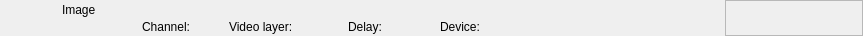
<?xml version="1.0" encoding="UTF-8"?>
<ui version="4.0">
 <class>RundownImageWidget</class>
 <widget class="QWidget" name="RundownImageWidget">
  <property name="geometry">
   <rect>
    <x>0</x>
    <y>0</y>
    <width>863</width>
    <height>36</height>
   </rect>
  </property>
  <layout class="QHBoxLayout" name="horizontalLayout">
   <property name="spacing">
    <number>0</number>
   </property>
   <property name="margin">
    <number>0</number>
   </property>
   <item>
    <widget class="QFrame" name="frameItem">
     <property name="sizePolicy">
      <sizepolicy hsizetype="Preferred" vsizetype="Fixed">
       <horstretch>0</horstretch>
       <verstretch>0</verstretch>
      </sizepolicy>
     </property>
     <property name="minimumSize">
      <size>
       <width>0</width>
       <height>36</height>
      </size>
     </property>
     <widget class="QLabel" name="labelIcon">
      <property name="geometry">
       <rect>
        <x>22</x>
        <y>2</y>
        <width>32</width>
        <height>32</height>
       </rect>
      </property>
      <property name="text">
       <string/>
      </property>
      <property name="pixmap">
       <pixmap resource="../Resource.qrc">:/Graphics/Images/Still.png</pixmap>
      </property>
      <property name="scaledContents">
       <bool>true</bool>
      </property>
     </widget>
     <widget class="QLabel" name="labelLabel">
      <property name="geometry">
       <rect>
        <x>62</x>
        <y>2</y>
        <width>533</width>
        <height>16</height>
       </rect>
      </property>
      <property name="text">
       <string>Image</string>
      </property>
     </widget>
     <widget class="QLabel" name="labelChannel">
      <property name="geometry">
       <rect>
        <x>142</x>
        <y>19</y>
        <width>78</width>
        <height>16</height>
       </rect>
      </property>
      <property name="text">
       <string>Channel:</string>
      </property>
     </widget>
     <widget class="QLabel" name="labelVideolayer">
      <property name="geometry">
       <rect>
        <x>229</x>
        <y>19</y>
        <width>110</width>
        <height>16</height>
       </rect>
      </property>
      <property name="text">
       <string>Video layer:</string>
      </property>
     </widget>
     <widget class="QLabel" name="labelColor">
      <property name="geometry">
       <rect>
        <x>0</x>
        <y>0</y>
        <width>18</width>
        <height>36</height>
       </rect>
      </property>
      <property name="text">
       <string/>
      </property>
     </widget>
     <widget class="QLabel" name="labelGroupColor">
      <property name="geometry">
       <rect>
        <x>0</x>
        <y>0</y>
        <width>6</width>
        <height>36</height>
       </rect>
      </property>
      <property name="text">
       <string/>
      </property>
     </widget>
     <widget class="QLabel" name="labelDevice">
      <property name="geometry">
       <rect>
        <x>440</x>
        <y>19</y>
        <width>260</width>
        <height>16</height>
       </rect>
      </property>
      <property name="text">
       <string>Device:</string>
      </property>
     </widget>
     <widget class="QLabel" name="labelDelay">
      <property name="geometry">
       <rect>
        <x>348</x>
        <y>19</y>
        <width>83</width>
        <height>16</height>
       </rect>
      </property>
      <property name="text">
       <string>Delay:</string>
      </property>
     </widget>
    </widget>
   </item>
   <item>
    <widget class="QFrame" name="frameStatus">
     <property name="minimumSize">
      <size>
       <width>138</width>
       <height>0</height>
      </size>
     </property>
     <property name="maximumSize">
      <size>
       <width>134</width>
       <height>16777215</height>
      </size>
     </property>
     <property name="frameShape">
      <enum>QFrame::StyledPanel</enum>
     </property>
     <property name="frameShadow">
      <enum>QFrame::Raised</enum>
     </property>
     <widget class="QLabel" name="labelGpiConnected">
      <property name="geometry">
       <rect>
        <x>62</x>
        <y>2</y>
        <width>32</width>
        <height>32</height>
       </rect>
      </property>
      <property name="minimumSize">
       <size>
        <width>32</width>
        <height>32</height>
       </size>
      </property>
      <property name="maximumSize">
       <size>
        <width>32</width>
        <height>32</height>
       </size>
      </property>
      <property name="lineWidth">
       <number>0</number>
      </property>
      <property name="text">
       <string/>
      </property>
      <property name="pixmap">
       <pixmap resource="../Resource.qrc">:/Graphics/Images/GpiConnected.png</pixmap>
      </property>
      <property name="scaledContents">
       <bool>true</bool>
      </property>
     </widget>
     <widget class="QLabel" name="labelDisconnected">
      <property name="geometry">
       <rect>
        <x>93</x>
        <y>2</y>
        <width>32</width>
        <height>32</height>
       </rect>
      </property>
      <property name="minimumSize">
       <size>
        <width>32</width>
        <height>32</height>
       </size>
      </property>
      <property name="maximumSize">
       <size>
        <width>32</width>
        <height>32</height>
       </size>
      </property>
      <property name="text">
       <string/>
      </property>
      <property name="pixmap">
       <pixmap resource="../Resource.qrc">:/Graphics/Images/Disconnected.png</pixmap>
      </property>
      <property name="scaledContents">
       <bool>true</bool>
      </property>
     </widget>
     <widget class="QLabel" name="labelActiveColor">
      <property name="geometry">
       <rect>
        <x>130</x>
        <y>0</y>
        <width>8</width>
        <height>36</height>
       </rect>
      </property>
      <property name="minimumSize">
       <size>
        <width>8</width>
        <height>36</height>
       </size>
      </property>
      <property name="maximumSize">
       <size>
        <width>8</width>
        <height>36</height>
       </size>
      </property>
      <property name="text">
       <string/>
      </property>
     </widget>
     <widget class="QLabel" name="labelThumbnail">
      <property name="geometry">
       <rect>
        <x>0</x>
        <y>2</y>
        <width>57</width>
        <height>32</height>
       </rect>
      </property>
      <property name="minimumSize">
       <size>
        <width>57</width>
        <height>32</height>
       </size>
      </property>
      <property name="maximumSize">
       <size>
        <width>57</width>
        <height>32</height>
       </size>
      </property>
      <property name="lineWidth">
       <number>0</number>
      </property>
      <property name="text">
       <string/>
      </property>
      <property name="scaledContents">
       <bool>true</bool>
      </property>
     </widget>
    </widget>
   </item>
  </layout>
 </widget>
 <resources>
  <include location="../Resource.qrc"/>
 </resources>
 <connections/>
 <slots>
  <slot>addToCombo()</slot>
 </slots>
</ui>
